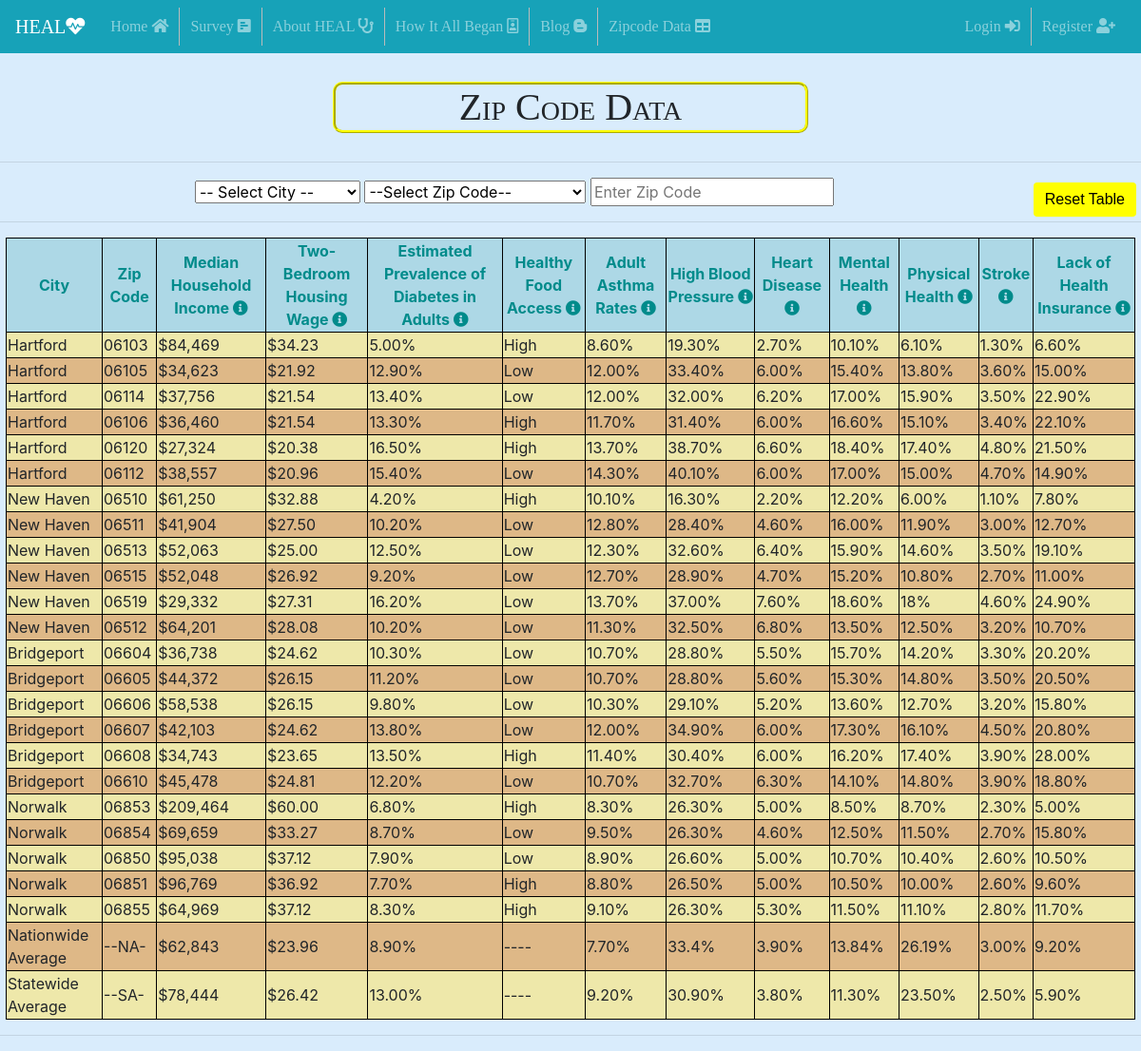
Page /zipcode/ on the earlier database version.
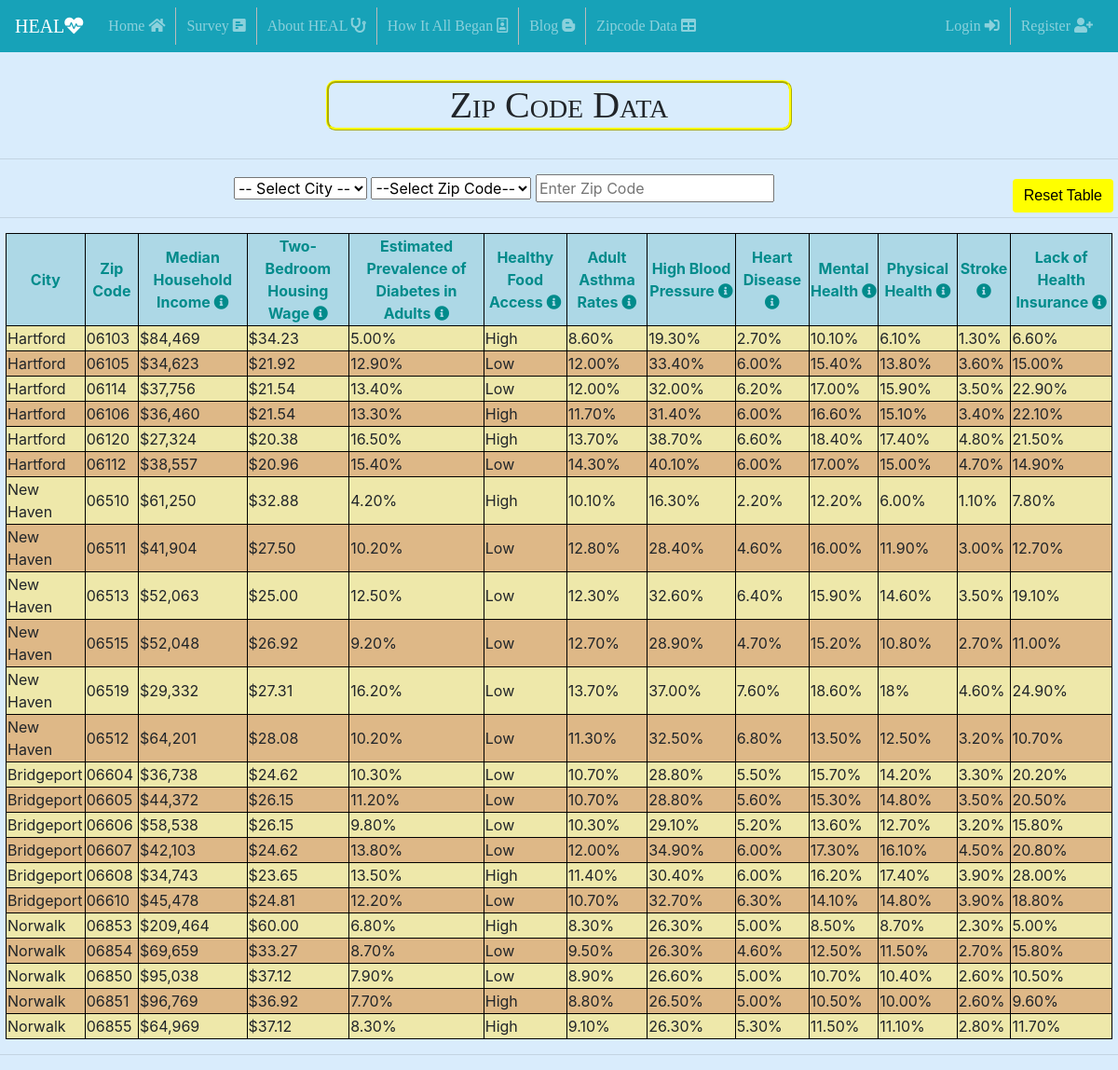
Same page on the later database version.
### HEALSurvey/models.py (models this page shows, shortened)
class ZipCodeData(models.Model):
    city = models.ForeignKey(City, on_delete=models.SET_NULL, null=True)
    zipcode = models.ForeignKey(ZipCode, on_delete=models.SET_NULL, null=True)
    median_household_income = models.CharField(max_length=30)
    two_bedroom_housing_wage = models.CharField(max_length=30)
    estimated_prevalence_of_diabetes_in_adults = models.CharField(max_length=30)
    healthy_food_access = models.CharField(max_length=30)
    adult_asthma_rates = models.CharField(max_length=30)
    high_blood_pressure = models.CharField(max_length=30)
    heart_disease = models.CharField(max_length=30)
    mental_health = models.CharField(max_length=30)
    physical_health = models.CharField(max_length=30)
    stroke = models.CharField(max_length=30)
    lack_of_health_insurance = models.CharField(max_length=30)
    class Meta:
        db_table = 'HEALSurvey_zipcodedata'
        verbose_name_plural = "Zip Code Data"

class City(models.Model):
    name = models.CharField(max_length=30)
    class Meta:
        verbose_name = "City"
        verbose_name_plural = "Cities"

class ZipCode(models.Model):
    city = models.ForeignKey(City, on_delete=models.CASCADE)
    zipcode = models.CharField(max_length=30)
    class Meta:
        verbose_name = "Zip Code"
        verbose_name_plural = "Zip Codes"

### HEALSurvey/views.py (the view)
# urls.py: path('zipcode/', views.zipcode_details, name='zipcode'),
def zipcode_details(request):
    result = ZipCodeData.objects.all()
    city_list = City.objects.all()
    return render(request, 'ZipCode_Data.html', {"ZipCodeData": result, "City": city_list})

### templates/ZipCode_Data.html (shortened to what this page needs)
{% extends 'Base.html' %}
{% load crispy_forms_tags %}
{% load static %}
{% block body %}
        <center>
            <h1 id="zipcode">Zip Code Data</h1>
            <hr/>
            <select id="city_search" onclick="search_city();">
                <option disabled="true" selected>-- Select City --</option>
            </select>
            <select id="zipcode_search" onclick="search_zipcode_dropdown()">
                <option disabled="true" selected>--Select Zip Code--</option>
            </select>
            <input id="search_input" type="text" onkeyup="search_zipcode()" placeholder="Enter Zip Code">
            <input id="reset" type="button" class="btn" style="font-family: Arial, Helvetica, sans-serif;"
                   value="Reset Table" onclick="reset_table_data();"/>
            <hr/>
            <table id="zipcode_table">
                <tr>
                    <th>City</th>
                    <th>Zip Code</th>
                    <th>Median Household Income <i
                            title="This includes the income of the householder and all other individuals 15 years old and over in the household."
                            class="fas fa-info-circle"></i></th>
                    <th>Two-Bedroom Housing Wage <i title="Required to afford a 2 bedroom rental home."
                                                    class="fas fa-info-circle"></i></th>
                    <th>Estimated Prevalence of Diabetes in Adults <i
                            title="Respondents aged ≥18 years who report ever been told by a doctor, nurse, or other health professional that they have diabetes other than diabetes during pregnancy."
                            class="fas fa-info-circle"></i></th>
                    <th>Healthy Food Access <i title="Indicates low or high access to healthy foods."
                                               class="fas fa-info-circle"></i></th>
                    <th>Adult Asthma Rates <i
                            title="Weighted number of respondents who answer “yes” both to both of the following questions: “Have you ever been told by a doctor, nurse, or other health professional that you have asthma?” and the question “Do you still have asthma?”"
                            class="fas fa-info-circle"></i></th>
                    <th>High Blood Pressure <i
                            title="Respondents aged ≥18 years who report ever having been told by a doctor, nurse, or other health professional that they have high blood pressure. Women who were told high blood pressure only during pregnancy and those who were told they had borderline hypertension were not included."
                            class="fas fa-info-circle"></i></th>
                    <th>Heart Disease <i
                            title="Respondents aged ≥18 years who report ever having been told by a doctor, nurse, or other health professional that they had angina or coronary heart disease."
                            class="fas fa-info-circle"></i></th>
                    <th>Mental Health <i
                            title="Respondents aged ≥18 years who report 14 or more days during the past 30 days during which their mental health was not good."
                            class="fas fa-info-circle"></i></th>
                    <th>Physical Health <i
                            title="Respondents aged ≥18 years who report 14 or more days during the past 30 days during which their physical health was not good."
                            class="fas fa-info-circle"></i></th>
                    <th>Stroke <i
                            title="Respondents aged ≥18 years who report ever having been told by a doctor, nurse, or other health professional that they have had a stroke."
                            class="fas fa-info-circle"></i></th>
                    <th>Lack of Health Insurance <i
                            title="Estimated prevalence of lack of health insurance among adults aged 18-64 years (%)"
                            class="fas fa-info-circle"></i></th>
                </tr>
                {% for result in ZipCodeData %}
                    <tr>
                        <td>{{ result.city.name }}</td>
                        <td>{{ result.zipcode.zipcode }}</td>
                        <td>{{ result.median_household_income }}</td>
                        <td>{{ result.two_bedroom_housing_wage }}</td>
                        <td>{{ result.estimated_prevalence_of_diabetes_in_adults }}</td>
                        <td>{{ result.healthy_food_access }}</td>
                        <td>{{ result.adult_asthma_rates }}</td>
                        <td>{{ result.high_blood_pressure }}</td>
                        <td>{{ result.heart_disease }}</td>
                        <td>{{ result.mental_health }}</td>
                        <td>{{ result.physical_health }}</td>
                        <td>{{ result.stroke }}</td>
                        <td>{{ result.lack_of_health_insurance }}</td>
                    </tr>
                {% endfor %}
            </table>
            <hr/>
        </center>
{% endblock %}

### templates/Base.html (shortened to what this page needs)
{% load static %}
<!DOCTYPE html>
<html lang="en">
<head>
    <link rel="stylesheet" href="https://stackpath.bootstrapcdn.com/bootstrap/4.5.0/css/bootstrap.min.css">
    <link rel="stylesheet" href="https://cdnjs.cloudflare.com/ajax/libs/font-awesome/5.15.3/css/all.min.css" />
    <link rel="stylesheet" href="{% static 'css/styles.css' %}">
</head>
<body>
<div>
    <nav class="navbar navbar-expand-lg navbar-dark bg-info">
        <a class="navbar-brand">HEAL<i class="fas fa-heartbeat"></i></a>
        <div class="collapse navbar-collapse" id="navbarTogglerDemo02">
            <ul class="navbar-nav mr-auto mt-2 mt-lg-0">
                <li class="nav-item">
                    <a class="nav-link" href={% url 'home' %}>Home <i class="fas fa-home"></i></a>
                </li>
                <li class="nav-item">
                    <a class="nav-link" href="{% url 'topic' %}">Survey <i class="fas fa-poll-h"></i></a>
                </li>
                <li class="nav-item">
                    <a class="nav-link" href="{% url 'info' %}">About HEAL <i class="fas fa-stethoscope"></i></a>
                </li>
                <li class="nav-item">
                    <a class="nav-link" href="{% url 'team' %}">How It All Began <i class="far fa-id-badge"></i></a>
                </li>
                <li class="nav-item">
                    <a class="nav-link" href="{% url 'blog' %}">Blog <i class="fab fa-blogger-b"></i></a>
                </li>
                <li class="nav-item">
                    <a class="nav-link" href="{% url 'zipcode' %}">Zipcode Data <i class="fas fa-table"></i></a>
                </li>
            </ul>
                {% if user.is_authenticated %}
                    <ul class="navbar-nav ml-auto">
                        <li class="nav-item">
                            <a class="nav-link mr-auto" href="{% url 'account_page' %}">{{user.username}} <i class="fas fa-user"></i></a>
                        </li>
                        <li class="nav-item">
                            <a class="nav-link mr-auto" href="{% url 'logout' %}">Logout <i class="fas fa-sign-out-alt"></i></a>
                        </li>
                    </ul>
                {% else %}
                    <ul class="navbar-nav ml-auto">
                        <li class="nav-item">
                            <a class="nav-link mr-auto" href={% url 'login' %}>Login <i class="fas fa-sign-in-alt"></i></a>
                        </li>
                        <li class="nav-item">
                            <a class="nav-link mr-auto" href={% url 'register' %}>Register <i class="fas fa-user-plus"></i></a>
                        </li>
                    </ul>
                {% endif %}
        </div>
    </nav>
</div>
    {% block body %}
    {% endblock %}
</body>
</html>

### static/css/styles.css (style rules this page uses)
body { background-color: #D9ECFC; justify-content: center; background-image: url("https://wallpaperaccess.com/full/869534.jpg"); }
h1, h2, h3 { font-family: American Typewriter, serif; font-variant: small-caps; }
.btn { float: right; font-family: Arial, Helvetica, sans-serif; }
.btn { display: inline-block; border-radius: 4px; border: none; color: #FFFFFF; background-color: blue; text-align: center; transition: all 0.5s; cursor: pointer; margin: 5px; }
.navbar-brand { font-family: American Typewriter, serif; font-variant: small-caps; }
.nav-item { font-family: American Typewriter, serif; }
li { float: left; border-right: 1px solid #bbb; padding-left: 3px; padding-right: 3px; }
li:last-child { border-right: none; }
table, th, td { border: 1px solid black; }
table { width:99%; margin: auto; }
tr:nth-child(even) { background-color: palegoldenrod; }
tr:nth-child(odd) { background-color: burlywood; }
th { background-color: lightblue; color: darkcyan; text-align: center; }
.fas { position: relative; }
#zipcode { text-align: center; border: 3px ridge yellow; margin: 30px 350px; background: url("https://i.pinimg.com/originals/3e/8e/bb/3e8ebbc3e95fc28bbf666c52347a2ad4.jpg"); border-radius: 10px; }
#reset { background-color: yellow; color: black; }

Differences in the rows shown:
removed ZipCodeData: city.name "Nationwide Average", zipcode.zipcode "--NA-", median_household_income "$62,843", two_bedroom_housing_wage "$23.96", estimated_prevalence_of_diabetes_in_adults "8.90%", healthy_food_access "----", adult_asthma_rates "7.70%", high_blood_pressure "33.4%", heart_disease "3.90%", mental_health "13.84%", physical_health "26.19%", stroke "3.00%", lack_of_health_insurance "9.20%"
removed ZipCodeData: city.name "Statewide Average", zipcode.zipcode "--SA-", median_household_income "$78,444", two_bedroom_housing_wage "$26.42", estimated_prevalence_of_diabetes_in_adults "13.00%", healthy_food_access "----", adult_asthma_rates "9.20%", high_blood_pressure "30.90%", heart_disease "3.80%", mental_health "11.30%", physical_health "23.50%", stroke "2.50%", lack_of_health_insurance "5.90%"
